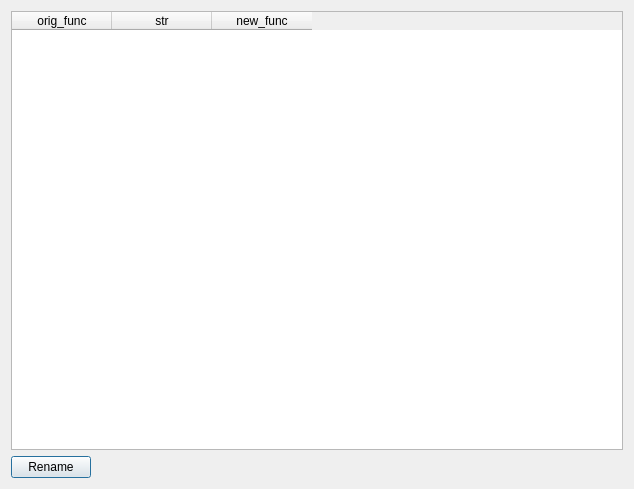
<?xml version="1.0" encoding="UTF-8"?>
<ui version="4.0">
 <class>StringToFuncDialog</class>
 <widget class="QDialog" name="StringToFuncDialog">
  <property name="geometry">
   <rect>
    <x>0</x>
    <y>0</y>
    <width>634</width>
    <height>489</height>
   </rect>
  </property>
  <property name="windowTitle">
   <string>Dialog</string>
  </property>
  <layout class="QVBoxLayout" name="verticalLayout">
   <item>
    <widget class="QTableWidget" name="items_table">
     <column>
      <property name="text">
       <string>orig_func</string>
      </property>
     </column>
     <column>
      <property name="text">
       <string>str</string>
      </property>
     </column>
     <column>
      <property name="text">
       <string>new_func</string>
      </property>
     </column>
    </widget>
   </item>
   <item>
    <layout class="QHBoxLayout" name="horizontalLayout">
     <item>
      <widget class="QPushButton" name="rename_btn">
       <property name="text">
        <string>Rename</string>
       </property>
      </widget>
     </item>
     <item>
      <spacer name="horizontalSpacer">
       <property name="orientation">
        <enum>Qt::Horizontal</enum>
       </property>
       <property name="sizeHint" stdset="0">
        <size>
         <width>40</width>
         <height>20</height>
        </size>
       </property>
      </spacer>
     </item>
    </layout>
   </item>
  </layout>
 </widget>
 <resources/>
 <connections/>
</ui>
